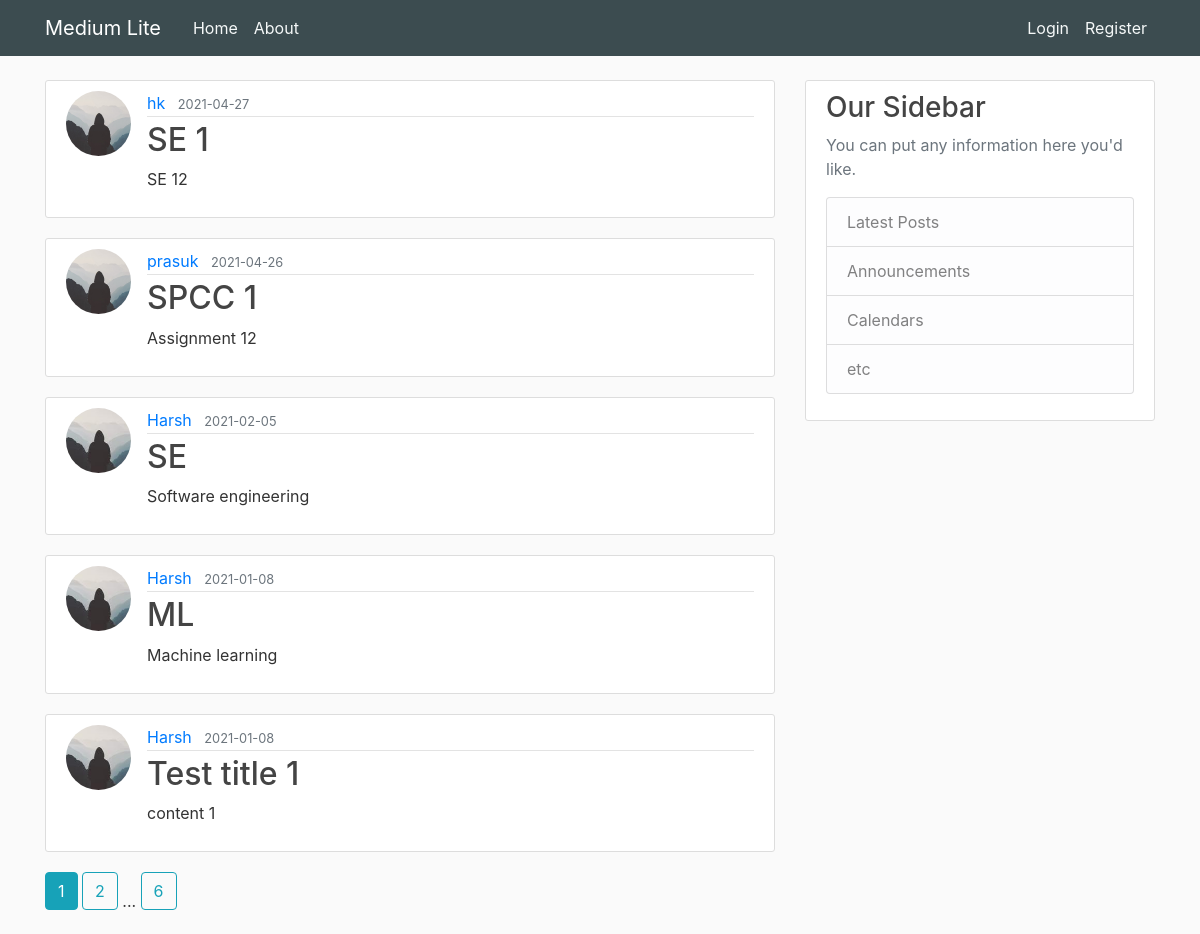
The page /home on the database its author committed.
### flaskblog/models.py (models this page shows, shortened)
class Post(db.Model):
    id = db.Column(db.Integer, primary_key=True)
    title = db.Column(db.String(100), nullable=False)
    date_posted = db.Column(db.DateTime, nullable=False, default=datetime.utcnow)
    content = db.Column(db.Text, nullable=False)
    user_id = db.Column(db.Integer, db.ForeignKey('user.id'), nullable=True)

class User(db.Model,UserMixin):
    id = db.Column(db.Integer, primary_key=True)
    username = db.Column(db.String(20), unique=True, nullable=False)
    email = db.Column(db.String(120), unique=True, nullable=False)
    image_file = db.Column(db.String(20), nullable=False, default='default.jpg')
    password = db.Column(db.String(60), nullable=False)
    posts = db.relationship('Post', backref='author', lazy=True)

### flaskblog/routes.py (the view)
@app.route("/")
@app.route("/home")
def home():
    page=request.args.get('page',1,type=int)
    posts=Post.query.order_by(Post.date_posted.desc()).paginate(page=page,per_page=5)
    return render_template('home.html', posts=posts)

### flaskblog/templates/home.html
{%extends "layout.html" %}
{%block content%}
        {%for post in posts.items %}
        <article class="media content-section">
            <img class="rounded-circle article-img" src="{{url_for('static',filename='profile_pic/'+post.author.image_file)}}">
            <div class="media-body">
              <div class="article-metadata">
                <a class="mr-2" href="{{url_for('user_posts',username=post.author.username)}}">{{ post.author.username }}</a>
                <small class="text-muted">{{ post.date_posted.strftime('%Y-%m-%d') }}</small>
              </div>
              <h2><a class="article-title" href="{{url_for('post',post_id=post.id)}}">{{ post.title }}</a></h2>
              <p class="article-content">{{ post.content }}</p>
            </div>
          </article>
        {%endfor%}
          {% for page_num in posts.iter_pages(left_edge=1,right_edge=1,left_current=1,right_current=2) %}
          {% if page_num %}
            {% if posts.page==page_num %}
            <a class="btn btn-info mb-4" href="{{url_for('home',page=page_num)}}">{{page_num}}</a>
            {% else %}
            <a class="btn btn-outline-info mb-4" href="{{url_for('home',page=page_num)}}">{{page_num}}</a>
            {% endif %}
          {% else %}
              ...
          {% endif %}
        {% endfor %}
{%endblock content %}

### flaskblog/templates/layout.html (shortened to what this page needs)
<!DOCTYPE html>
<html lang="en">
<head>
    <link rel="stylesheet" href="https://cdn.jsdelivr.net/npm/bootstrap@4.5.3/dist/css/bootstrap.min.css">
    <link rel="stylesheet" type="text/css" href="{{url_for('static',filename='main.css')}}"
    {% if title %}
    <title></title>
    {% else %}
        <title></title>
    {% endif %}
</head>
<body>
    <header class="site-header">
        <nav class="navbar navbar-expand-md navbar-dark bg-steel fixed-top">
          <div class="container">
            <a class="navbar-brand mr-4" href="/">Medium Lite</a>
            <div class="collapse navbar-collapse" id="navbarToggle">
              <div class="navbar-nav mr-auto">
                <a class="nav-item nav-link" href="{{url_for('home')}}">Home</a>
                <a class="nav-item nav-link" href="{{url_for('about')}}">About</a>
              </div>
              <div class="navbar-nav">
                {% if current_user.is_authenticated %}
                  <a class="nav-item nav-link" href="{{url_for('new_post')}}">New Post</a>
                  <a class="nav-item nav-link" href="{{url_for('account')}}">Account</a>
                  <a class="nav-item nav-link" href="{{url_for('logout')}}">Logout</a>
                {%else%}
                  <a class="nav-item nav-link" href="{{url_for('login')}}">Login</a>
                  <a class="nav-item nav-link" href="{{url_for('register')}}">Register</a>
                {%endif%}
              </div>
            </div>
          </div>
        </nav>
      </header>
      <main role="main" class="container">
        <div class="row">
          <div class="col-md-8">
            {% block content %}{% endblock %}
          </div>
          <div class="col-md-4">
            <div class="content-section">
              <h3>Our Sidebar</h3>
              <p class='text-muted'>You can put any information here you'd like.
                <ul class="list-group">
                  <li class="list-group-item list-group-item-light">Latest Posts</li>
                  <li class="list-group-item list-group-item-light">Announcements</li>
                  <li class="list-group-item list-group-item-light">Calendars</li>
                  <li class="list-group-item list-group-item-light">etc</li>
                </ul>
              </p>
            </div>
          </div>
        </div>
      </main>
</body>
</html>

### flaskblog/static/main.css (style rules this page uses)
body { background: #fafafa; color: #333333; margin-top: 5rem; }
h1, h2, h3, h4, h5, h6 { color: #444444; }
.bg-steel { background-color: #3c4c50; }
.site-header .navbar-nav .nav-link { color: #f5f8f8; }
.content-section { background: #ffffff; padding: 10px 20px; border: 1px solid #dddddd; border-radius: 3px; margin-bottom: 20px; }
.article-title { color: #444444; }
.article-content { white-space: pre-line; }
.article-img { height: 65px; width: 65px; margin-right: 16px; }
.article-metadata { padding-bottom: 1px; margin-bottom: 4px; border-bottom: 1px solid #e3e3e3; }

### rows shown on the page
Post: image_file (placeholder picture), author.username "hk", date_posted "2021-04-27", title "SE 1", content "SE 12"
Post: image_file (placeholder picture), author.username "prasuk", date_posted "2021-04-26", title "SPCC 1", content "Assignment 12"
Post: image_file (picture), author.username "Harsh", date_posted "2021-02-05", title "SE", content "Software engineering"
Post: image_file (picture), author.username "Harsh", date_posted "2021-01-08", title "ML", content "Machine learning"
Post: image_file (picture), author.username "Harsh", date_posted "2021-01-08", title "Test title 1", content "content 1"

### other values the page prints
{{ page_num }} "1"
{{ page_num }} "2" "6"
